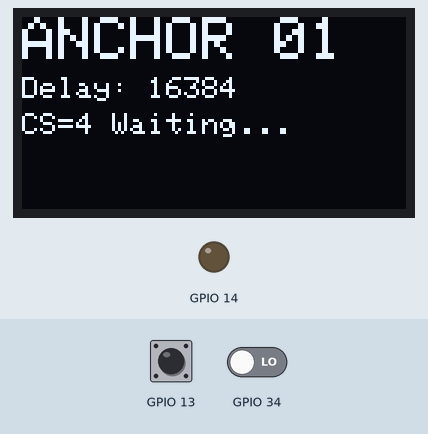
Simulated run of this sketch. Board: ESP32. Shown: 128×64 one-colour display, output pins drawn as LEDs (lit = HIGH). The test bench sets the inputs (shaded band); at power-on: GPIO 13 HIGH, GPIO 34 LOW. EEPROM starts erased; pins used as bus, display or sensor lines are not drawn; what the sketch prints to the serial monitor is not drawn.

Above: at 0.3 s.
At 2.6 s:
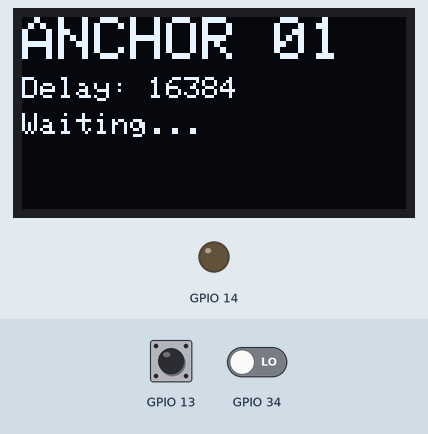
2.7 s: GPIO 13 pulled LOW for 1 s
At 3.14 s:
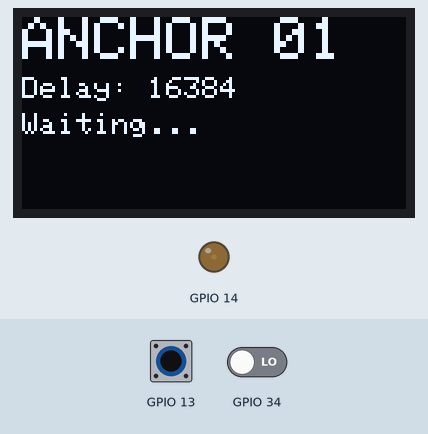
Timing chart, 0 to 5.7 s (numbered marks = the images above; inputs shaded):
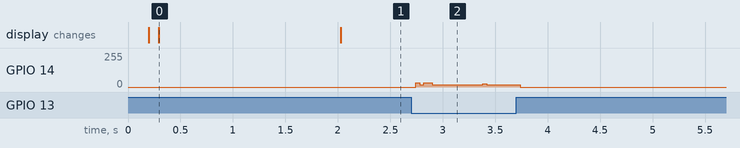

Measured:
- after the input at 2.7 s, GPIO 14: 0/255 → 32/255 at once, → 18/255 0.16 s later, → 0/255 0.84 s later
- what the display in image 0 shows lasts 1.7 s, from 0.3 s to 2.0 s

The sketch:

AnchorWrover.ino
```cpp
/*
 * AnchorWrover.ino  –  UWB anchor for a generic ESP32-WROVER + DW1000 module
 *                      (ESP32 UWB non-Pro) with external SSD1306 OLED.
 *
 * Peripheral map
 * ──────────────────────────────────────────────────────────────────────
 *  DW1000 (SPI) : SCK=18  MISO=19  MOSI=23  CS=4   RST=27  IRQ=34
 *  SSD1306 OLED : SDA=32  SCL=33   (Wire, I2C address 0x3C or 0x3D)
 *
 *  GPIO 4 = DW1000 CS on this board (non-Pro).
 *  Default OLED SDA=4 in UwbConfig.h would conflict — override to 32/33.
 *
 * SET PER BOARD: change ANCHOR_ID and ANTENNA_DELAY below before flashing.
 *   ANCHOR_ID     : unique address for each anchor (0x01, 0x02, 0x03, ...)
 *   ANTENNA_DELAY : per-device calibrated value from AntennaCalibration sketch
 */

#define UWB_USE_OLED
#define UWB_HOSTLINK_SERIAL

// ── Board pin overrides — MUST appear before #include <UwbRtls.h> ────────────
// GPIO 4 = DW1000 CS on non-Pro board; default OLED SDA=4 in UwbConfig.h
// would conflict.  Override both here.  Rewire OLED: SDA→32, SCL→33.
#define UWB_PIN_SS    4    // DW1000 chip select (hardware-wired on this board)
#define OLED_PIN_SDA 32    // OLED SDA — moved off GPIO 4 to avoid CS clash
#define OLED_PIN_SCL 33    // OLED SCL

#include <UwbRtls.h>
#include <Preferences.h>

// >>>>>>>>>>>>>>>>> SET PER BOARD <<<<<<<<<<<<<<<<<<
static const uint8_t  ANCHOR_ID     = 0x01;            // unique: 0x01, 0x02, 0x03, 0x04
static const uint16_t ANTENNA_DELAY = UWB_DEFAULT_ANTENNA_DELAY;  // factory default; NVS overrides on reboot
// <<<<<<<<<<<<<<<<<<<<<<<<<<<<<<<<<<<<<<<<<<<<<<<<<<

TwrEngine  engine;
OledStatus oled;
Preferences prefs;

// NVS is committed once, after the delay has been quiet for NVS_COMMIT_MS —
// not on every push. A HWCALIB binary search pushes a new delay ~15 times in
// quick succession; writing NVS on each one blocks this loop with a flash
// write right when the tag's next ranging batch needs the anchor responsive,
// which was the proximate cause of "anchor 2 calibration fails". savedDelay
// is a RAM cache of what's actually committed, so we never re-read flash.
static const uint32_t NVS_COMMIT_MS = 1500;
static uint16_t savedDelay;      // last value written to NVS (RAM cache)
static uint16_t pendingDelay;    // most recent delay applied to the radio
static uint32_t pendingSinceMs = 0;
static bool     pendingDirty   = false;

static void splashIdent(uint16_t antDelay) {
  char title[12], l1[20];
  snprintf(title, sizeof(title), "ANCHOR %02X", ANCHOR_ID);
  snprintf(l1,    sizeof(l1),    "Delay: %u",   antDelay);
  oled.showSplash(title, l1, "CS=4 Waiting...");
}

void setup() {
  Serial.begin(115200);
  delay(200);

  oled.begin();
  ChargeMode::begin();
  ChargeMode::checkAndSleep(&oled);   // short GPIO13-14 -> charge mode (deep sleep)

  // Load calibrated antenna delay from NVS; fall back to sketch constant.
  prefs.begin("uwb", false);
  uint16_t antDelay = prefs.getUShort("antDelay", ANTENNA_DELAY);
  savedDelay = pendingDelay = antDelay;
  Serial.printf("[CAL] Antenna delay: %u%s\n", antDelay,
                antDelay == ANTENNA_DELAY ? " (factory default)" : " (from NVS)");

  splashIdent(antDelay);

  SPI.begin(UWB_PIN_SCK, UWB_PIN_MISO, UWB_PIN_MOSI);
  engine.begin(TWR_ANCHOR, ANCHOR_ID, antDelay);
  engine.printDeviceId();
  Serial.printf("Anchor 0x%02X ready (CS=%d delay=%u)\n",
                ANCHOR_ID, UWB_PIN_SS, antDelay);
}

void loop() {
  ChargeMode::checkAndSleep(&oled);   // jumper 13-14 enters charge mode at any time
  bool served = engine.serviceResponder();

  // Persist a host-pushed antenna delay update to NVS so it survives reboots.
  // Debounced: mark dirty on every push, but only WRITE once the delay has
  // settled (no update for NVS_COMMIT_MS) and it actually differs from what's
  // already stored — a HWCALIB search pushes ~15 candidate delays; this turns
  // that into exactly one flash write instead of ~15.
  if (engine.antDelayWasUpdated()) {
    pendingDelay   = engine.antDelay();
    pendingSinceMs = millis();
    pendingDirty   = true;
  }
  if (pendingDirty && (millis() - pendingSinceMs > NVS_COMMIT_MS) && pendingDelay != savedDelay) {
    prefs.putUShort("antDelay", pendingDelay);
    savedDelay   = pendingDelay;
    pendingDirty = false;
    Serial.printf("[CAL] NVS saved antenna delay: %u\n", savedDelay);
  }

  // Update OLED only AFTER a complete TWR exchange (served=true).
  // At that moment the next POLL to this anchor is ≥45 ms away (tag is polling
  // the other anchors), so the ~23 ms I2C refresh cannot block POLL_ACK timing.
  // The 2000 ms fallback keeps the display live when no tag is in range.
  static uint32_t oledLast = 0;
  static bool     oledDue  = false;
  if (served) oledDue = true;
  uint32_t now = millis();
  if (oledDue || now - oledLast > 2000) {
    oledDue  = false;
    oledLast = now;
    char title[12], l1[20], l2[20], l3[20];
    snprintf(title, sizeof(title), "ANCHOR %02X", ANCHOR_ID);
    snprintf(l1,    sizeof(l1),    "Delay: %u",   engine.antDelay());
    if (engine.lastPeer() != UWB_ADDR_INVALID) {
      snprintf(l2, sizeof(l2), "Tag:  0x%02X", engine.lastPeer());
      snprintf(l3, sizeof(l3), "d=%.2fm",      engine.lastDistance());
    } else {
      strncpy(l2, "Waiting...", sizeof(l2));
      l3[0] = '\0';
    }
    oled.showSplash(title, l1, l2, l3);
  }
}
```
